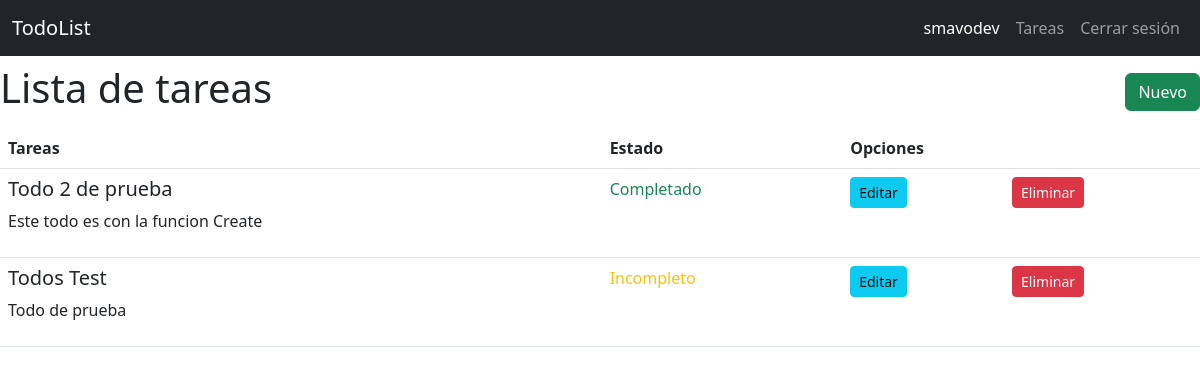
Before: /todo/list (signed in) with the older database file.
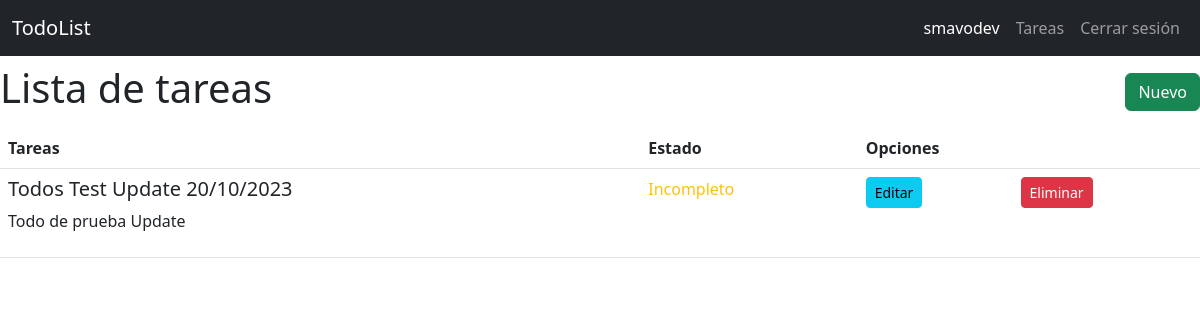
After: the same page with the newer database file.
### todor/models.py (models this page shows, shortened)
class User(db.Model):
    id = db.Column(db.Integer, primary_key=True)
    username = db.Column(db.String(20), unique=True, nullable=False)
    password = db.Column(db.Text, nullable=False)

class Todo(db.Model):
    id = db.Column(db.Integer, primary_key=True)
    created_by = db.Column(db.Integer, db.ForeignKey('user.id'), nullable=False)
    title = db.Column(db.String(100), nullable=False)
    desc = db.Column(db.Text)
    state = db.Column(db.Boolean, default=False)

### todor/todo.py (the view)
@bp.route('/list')
@login_required
def list():
    user_id = session.get('user_id')
    todos = Todo.query.filter_by(created_by=user_id).all()
    return render_template('todo/list.html', todos=todos)

### todor/auth.py (called while the page is built)
@bp.before_app_request
def load_logged_in_user():
    user_id = session.get('user_id')
    if user_id is None:
        g.user = None
    else:
        g.user = User.query.get_or_404(user_id)

def login_required(view):
    @functools.wraps(view)
    def wrapped_view(**kwargs):
        if g.user is None:
            return redirect(url_for('auth.login'))
        return view(**kwargs)
    return wrapped_view

### todor/templates/todo/list.html (shortened to what this page needs)
{% extends 'base.html'%}
{% block content %}
<section class="container-fuid">
    <nav class="navbar">
        <h1>{% block title %}Lista de tareas{% endblock %}</h1>
        <a href="{{url_for('todo.create')}}" class="btn btn-success">Nuevo</a>
    </nav>
    <table class="table">
        <thead>
            <tr>
                <th class="col">Tareas</th>
                <th class="col">Estado</th>
                <th class="col" colspan="2">Opciones</th>
            </tr>
        </thead>
        <tbody>
            {% for todo in todos | reverse %}
                {% if g.user.id == todo.created_by %}
                <tr>
                    <td>
                        <h5>{{todo.title}}</h5>
                        <p>{{todo.desc}}</p>
                    </td>
                    <td>
                        {% if todo.state == false %}
                        <span class="text-warning">Incompleto</span>
                        {% else %}
                        <span class="text-success">Completado</span>
                        {% endif %}
                    </td>
                    <td>
                        <a href="{{ url_for('todo.update', id = todo.id)}}" class="btn btn-info btn-sm">Editar</a>
                    </td>
                    <td>
                        <button onclick="confirmDelete({{ todo.id }})" class="btn btn-danger btn-sm">Eliminar</button>
                    </td>
                </tr>
                {% endif%}
            {% endfor %}
        </tbody>
    </table>
</section>
{% endblock %}

### todor/templates/base.html (shortened to what this page needs)
<!DOCTYPE html>
<html lang="en">
<head>
    <link href="https://cdn.jsdelivr.net/npm/bootstrap@5.3.0-alpha1/dist/css/bootstrap.min.css" rel="stylesheet"
>
</head>
<body>
    <nav class="navbar navbar-expand-sm navbar-dark bg-dark" data-bs-theme="dark">
        <div class="container-fluid">
            <a class="navbar-brand" href="{{url_for('index')}}">TodoList</a>
            <div class="collapse navbar-collapse justify-content-end" id="navbarNav">
                <ul class="navbar-nav">
                    {% if g.user %}
                    <li class="nav-item">
                        <span class="nav-link active"> {{ g.user.username }} </span>
                    </li>
                    <li class="nav-item">
                        <a class="nav-link" href="{{url_for('todo.list')}}">Tareas</a>
                    </li>
                    <li class="nav-item">
                        <a class="nav-link" href="{{url_for('auth.logout')}}">Cerrar sesión</a>
                    </li>
                    {% endif %}
                </ul>
            </div>
        </div>
    </nav>
    {% block content %}
    {% endblock%}
</body>
</html>

Changed rows visible on the page:
removed Todo: title "Todo 2 de prueba", desc "Este todo es con la funcion Create", state "Completado"
changed Todo: title "Todos Test" → "Todos Test Update 20/10/2023"; desc "Todo de prueba" → "Todo de prueba Update"
